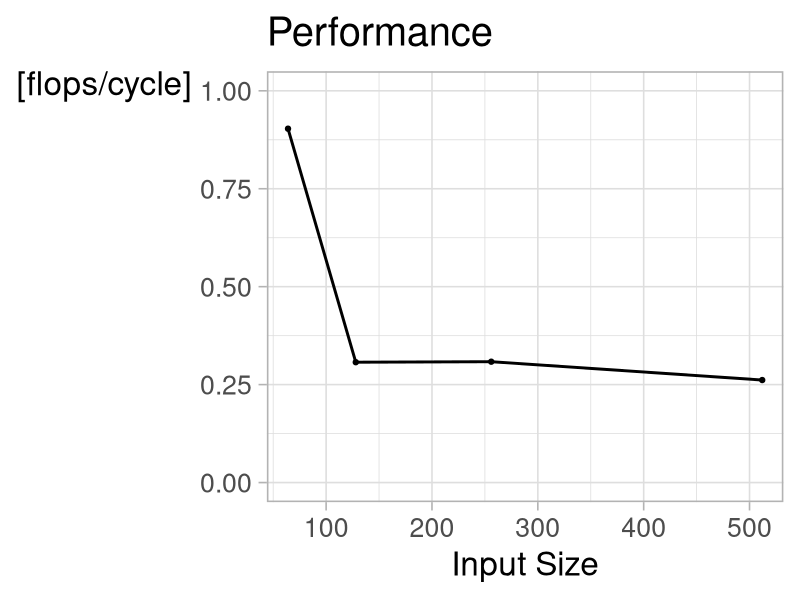
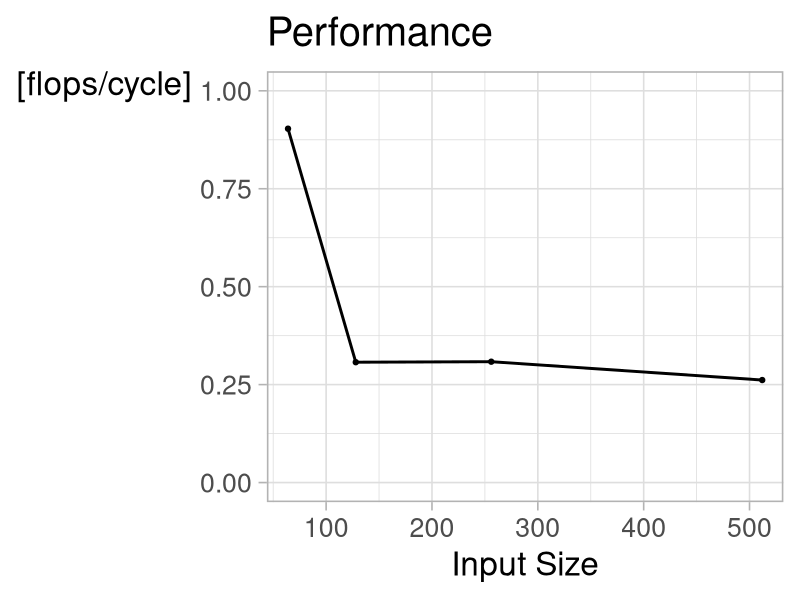

Write R code to recreate these figures, in order.
library(ggplot2)
library(svglite)

## read files
df64 = read.csv("data/lena_64.csv", sep=';')
df128 = read.csv("data/monkey_128.csv", sep=';')
df256 = read.csv("data/lena_256.csv", sep=';')
df512 = read.csv("data/lena_512.csv", sep=';')


## create dataframe
df = data.frame(
    c(64,
      128,
      256,
      512),
    c(mean(df64$flops.cycle),
      mean(df128$flops.cycle),
      mean(df256$flops.cycle),
      mean(df512$flops.cycle))
)
colnames(df) = c("size", "performance")


## Create plot
theme_set(theme_light(base_size = 24))
image = ggplot(data=df, aes(x=size)) +
    ggtitle("Performance") +
    geom_line(aes(y=performance), lwd=1) +
    geom_point(aes(y=performance), lwd=2) +
    scale_x_continuous(
        name="Input Size",
        expand = c(0, 20),
        ) +
    scale_y_continuous(name=("[flops/cycle]"), limits=c(0,1)) +
    theme(
        axis.title.y = element_text(angle=0),
        legend.position = "none",
        legend.title = element_blank())


## display plot
image


## save plot
ggsave(file="performance.pdf", plot=image, width=16, height=10)
